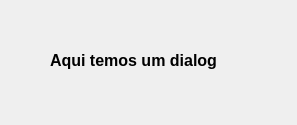
<?xml version="1.0" encoding="UTF-8"?>
<ui version="4.0">
 <class>Dialog</class>
 <widget class="QDialog" name="Dialog">
  <property name="windowModality">
   <enum>Qt::NonModal</enum>
  </property>
  <property name="geometry">
   <rect>
    <x>0</x>
    <y>0</y>
    <width>297</width>
    <height>125</height>
   </rect>
  </property>
  <property name="cursor">
   <cursorShape>BlankCursor</cursorShape>
  </property>
  <property name="windowTitle">
   <string>Titulo da Janela</string>
  </property>
  <property name="windowIcon">
   <iconset>
    <normaloff>star-19-64.ico</normaloff>star-19-64.ico</iconset>
  </property>
  <widget class="QLabel" name="label">
   <property name="geometry">
    <rect>
     <x>50</x>
     <y>50</y>
     <width>191</width>
     <height>21</height>
    </rect>
   </property>
   <property name="font">
    <font>
     <pointsize>12</pointsize>
     <weight>75</weight>
     <bold>true</bold>
    </font>
   </property>
   <property name="text">
    <string>Aqui temos um dialog</string>
   </property>
  </widget>
 </widget>
 <resources/>
 <connections/>
</ui>
